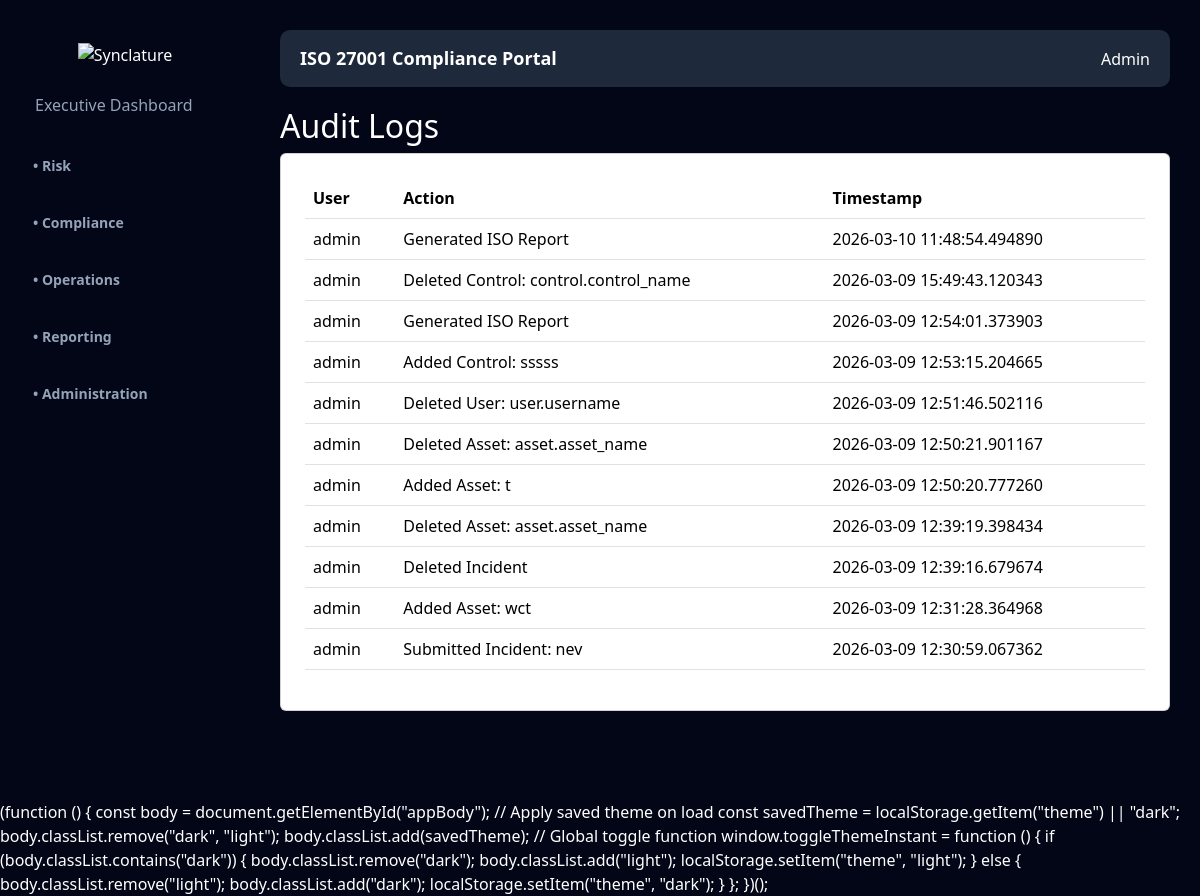
Before: /audit-logs (signed in) with the older database file.
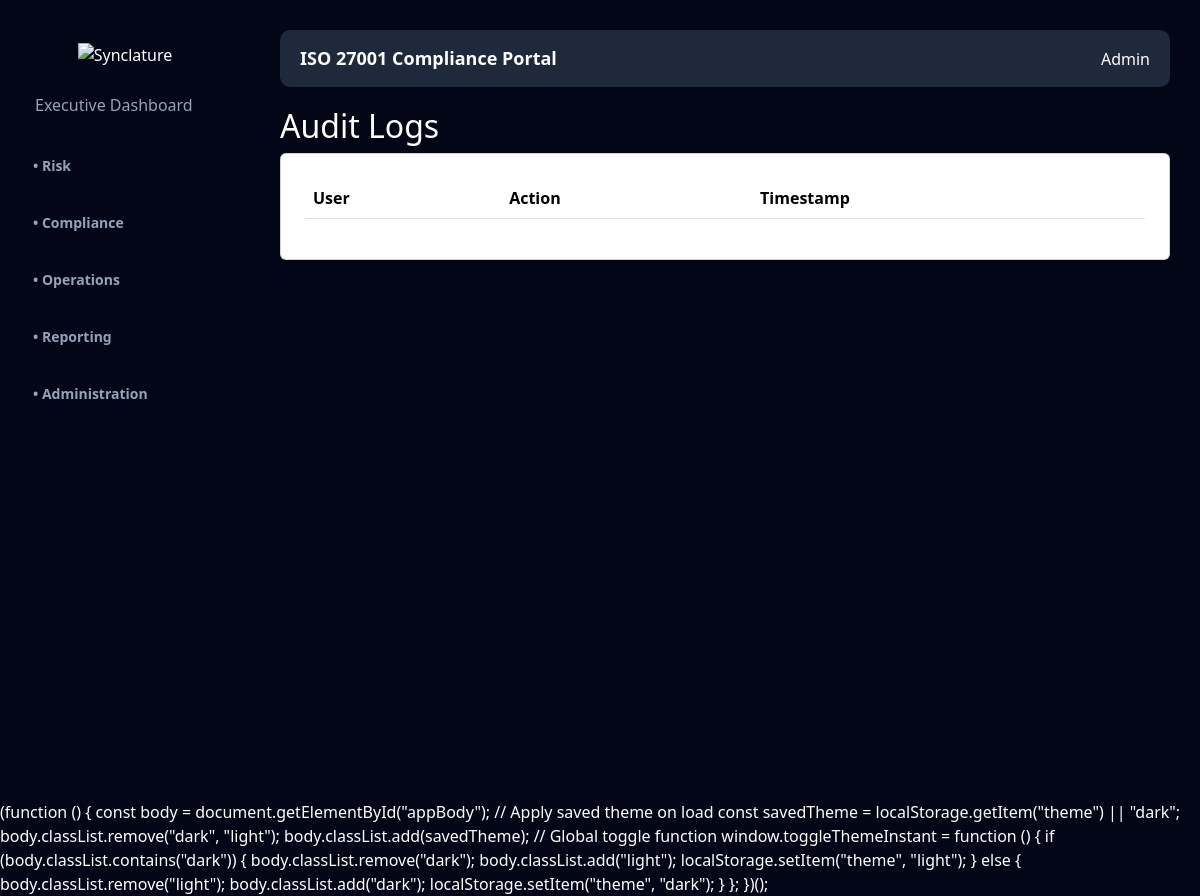
After: the same page with the newer database file.
### models.py (models this page shows)
class AuditLog(db.Model):
    __tablename__ = "audit_log"
    id = db.Column(db.Integer, primary_key=True)
    user = db.Column(db.String(100))
    action = db.Column(db.String(300))
    timestamp = db.Column(db.DateTime)

### app.py (the view)
@app.route("/audit-logs")
def audit_logs():
    if "user" not in session:
        return redirect("/login")
    logs = AuditLog.query.order_by(AuditLog.timestamp.desc()).all()
    return render_template("pages/audit_logs.html", logs=logs)

### app.py (called while the page is built)
@app.context_processor
def inject_theme():
    return dict(theme=session.get("theme", "dark"))

### templates/pages/audit_logs.html
{% extends "base.html" %}
{% block content %}
<h2>Audit Logs</h2>
<div class="card p-4">
<table class="table">
<tr>
<th>User</th>
<th>Action</th>
<th>Timestamp</th>
</tr>
{% for log in logs %}
<tr>
<td>{{ log.user }}</td>
<td>{{ log.action }}</td>
<td>{{ log.timestamp }}</td>
</tr>
{% endfor %}
</table>
</div>
{% endblock %}

Changed rows visible on the page:
removed AuditLog: user "admin", action "Generated ISO Report", timestamp "2026-03-10 11:48:54.494890"
removed AuditLog: user "admin", action "Deleted Control: control.control_name", timestamp "2026-03-09 15:49:43.120343"
removed AuditLog: user "admin", action "Generated ISO Report", timestamp "2026-03-09 12:54:01.373903"
removed AuditLog: user "admin", action "Added Control: sssss", timestamp "2026-03-09 12:53:15.204665"
removed AuditLog: user "admin", action "Deleted User: user.username", timestamp "2026-03-09 12:51:46.502116"
removed AuditLog: user "admin", action "Deleted Asset: asset.asset_name", timestamp "2026-03-09 12:50:21.901167"
removed AuditLog: user "admin", action "Added Asset: t", timestamp "2026-03-09 12:50:20.777260"
removed AuditLog: user "admin", action "Deleted Asset: asset.asset_name", timestamp "2026-03-09 12:39:19.398434"
removed AuditLog: user "admin", action "Deleted Incident", timestamp "2026-03-09 12:39:16.679674"
removed AuditLog: user "admin", action "Added Asset: wct", timestamp "2026-03-09 12:31:28.364968"
removed AuditLog: user "admin", action "Submitted Incident: nev", timestamp "2026-03-09 12:30:59.067362"
